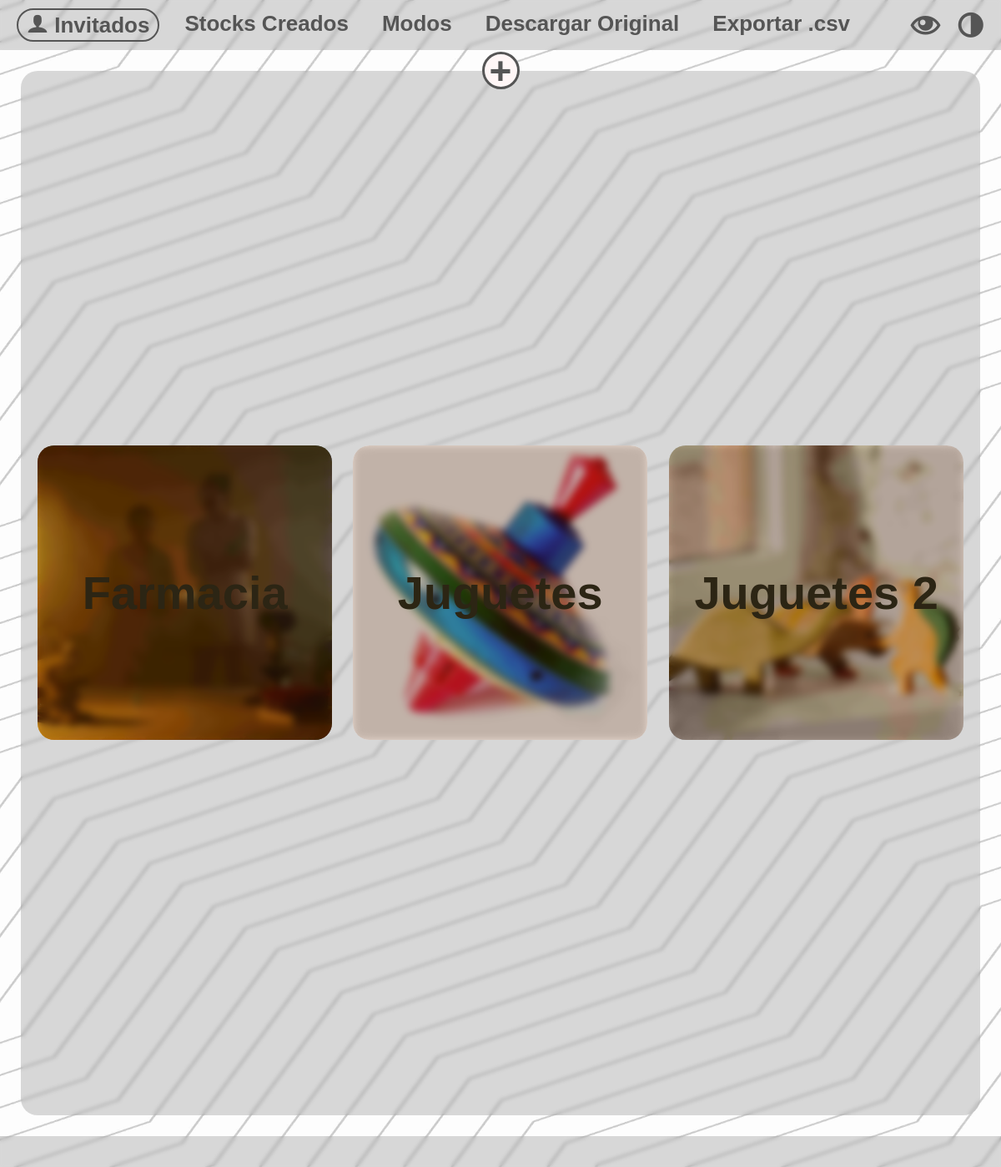
The app's page /stock/ (signed in) with its own data.
### stock/models.py (models this page shows, shortened)
class Stock(models.Model):
    name = models.CharField(max_length=50, verbose_name="Nombre")
    image = models.ImageField(upload_to=f"Images/%Y/%m/%d/{uuid.uuid4().hex}/", max_length=100, verbose_name="Imagen")
    principal_file = models.FileField(upload_to=f"StockFiles/%Y/%m/%d/{uuid.uuid4().hex}/", verbose_name="Archivo fuente")
    name_column = models.CharField(max_length=50, verbose_name="Columna de nombre-producto")
    price_column = models.CharField(max_length=50, verbose_name="Columna precio")
    quantity_column = models.CharField(max_length=50, verbose_name="Columna cantidad")
    category_column = models.CharField(blank=True, default="", max_length=50, verbose_name="Columna categorias")
    added_date_column = models.CharField(blank=True, default="", max_length=50, verbose_name="Columna de fecha-añadido")
    updated_date_column = models.CharField(blank=True, default="", max_length=50, verbose_name="Columna de fecha-renovado")
    additional_column = models.TextField(blank=True, default="", max_length=500, verbose_name="Nombres de columnas adicionales, separados por coma")
    user = models.ForeignKey(User, editable=True, verbose_name='Usuario', on_delete=models.CASCADE)
    class Meta:
        verbose_name = "Stock"
        verbose_name_plural = "Stocks"
        ordering = ['name']

### mainapp/views.py (the view)
# urls.py: path("stock/", views.index, name="index"),
def index(request):
    context = {
    'title' : 'Inicio',
    'is_index' : True,
    'mode' : 0
    }
    if request.user.is_authenticated:
        context["stocks"] = Stock.objects.filter(user__pk=request.user.pk)
        context["stock_step_one"] = AddStockStepOne()
        context["stock_step_two"] = AddStockStepTwo()
        context["stock_optional"] = AddStockOptional()
        context["delete_stock"] = DeleteStock(auto_id=False)
        context["edit_stock"] = EditFaceStock(auto_id=False)
        if request.GET.get("mode"):
            context["mode"] = int(request.GET.get("mode"))
    return render(request, 'mainapp/index.html', context)

### stock/forms.py (called while the page is built)
    @staticmethod
    def generate_placeholder(label):
        label = label.replace("Columna de ", "")
        label = label.replace("-", " de ")
        return label.capitalize()

    @staticmethod
    def generate_placeholder(label):
        label = label.replace("Columna de ", "")
        label = label.replace("-", " de ")
        return label.capitalize()

### mainapp/templates/mainapp/index.html (shortened to what this page needs)
{% extends 'layouts/layout.html' %}
{% load static %}
{% block content %}
    {% if request.user.is_authenticated %}
        {% include 'mainapp/index_state/index_authenticated.html' %}
    {% else %}
        {% include 'mainapp/index_state/index_not_authenticated.html' %}
    {% endif %}
{% endblock content %}

### mainapp/templates/mainapp/navbar.html (shortened to what this page needs)
<nav class="{% if request.user.is_authenticated %}nav__post-login{% endif %}"">
    <ul>
    {% if request.user.is_authenticated %}
        <li class="li__created-stocks" tabindex="3">
            <span class="menu--principal-text">
                Stocks Creados
            </span>
        </li>
        {% if is_index %}
            <li class="li__modes-stocks" tabindex="3">
                <span class="menu--principal-text">
                    Modos
                </span>
            </li>
            <li class="li__backup-stocks" tabindex="3">
                <span class="menu--principal-text">
                    Descargar Original
                </span>
                </li>
                <li class="li__backup-stocks" tabindex="3">
                    <span class="menu--principal-text">
                        Exportar .csv
                    </span>
                </li>
        {% endif %}
        <li class="li__user-button" tabindex="3">
           <span class="icon-user"></span>&nbsp;{{ user.username }}
        </li>
    {% endif %}
    </ul>
</nav>
<div class="bg_navbar"></div>

### mainapp/templates/mainapp/index_state/index_authenticated.html (shortened to what this page needs)
<button onclick="openAddStockModal()" class="add_stock" title="Añadir Stock" tabindex="1"></button>
<section class="container__stocks">
    <section class="section__content post_login">
        {% for stock in stocks %}
            <article class="stock-card">
                <a href="{% url 'stock:stock' stock.name %}" class="stock-card__name" tabindex="1">{{ stock.name }}</a>
                <img width="400px" title="{{ stock.image.name }}" class="stock-card__image" src="{{ stock.image.url }}" alt="{{ stock.image.name }}" loading="lazy">
            </article>
        {% endfor %}
    </section>
</section>

### mainapp/static/css/styles.css (style rules this page uses)
* { margin: 0; padding: 0; box-sizing: border-box; }
html { font-size: 62.5% }
a { text-decoration: none; color: var(--nav_color); }
li { list-style: none; color: var(--nav_color); }
body { display: grid; background-position: center; background-repeat: repeat; background-size: cover; height: 100vh; grid-template-areas: "header" "main" "footer"; grid-template-columns: 100%; grid-template-rows: 60px minmax(calc(100% - 97px), 1fr) 37px; }
header > .bg_navbar { position: absolute; width: 100%; height: 100%; left: 0; z-index: -1; background-color: var(--nav_bg_color); backdrop-filter: blur(var(--nav_blur_weight)); transition: .5s; pointer-events: none; }
nav { display: flex; position: static; padding: 0px; width: 100%; height: 100%; margin-left: 10px; }
nav > ul { height: 100%; width: 100%; padding: 10px; display: flex; justify-content: center; font-size: 2.6rem; font-weight: bold; font-family: sans-serif, Helvetica, Arial; }
nav > ul > li { display: flex; margin-left: 20px; padding: 3px 10px; }
main > section { display: grid; height: 90%; width: 95%; grid-template-columns: 30rem 1fr; grid-template-rows: 100%; gap: 3%; }
.section__content { display: grid; padding-top: 30px; padding-left: 15px; justify-items: center; }
.nav__post-login > ul { justify-content: start; }
.li__user-button { order: -1; margin-left: 0; border: 2px solid var(--nav_color); border-radius: 20px; user-select: none; position: relative; }
.li__backup-stocks, .li__modes-stocks, .li__created-stocks { user-select: none; position: relative; }
.li__user-button:not(:hover) > .submenu__triangle-draw, .li__backup-stocks,:not(:hover) > .submenu__triangle-draw, .li__modes-stocks,:not(:hover) > .submenu__triangle-draw, .li__created-stocks:not(:hover) > .submenu__triangle-draw { transition: all .7s step-start; }
.container__stocks { display: block; width: 100%; height: 100%; overflow-y: auto; }
.section__content.post_login { display: grid; width: 100%; height: 100%; padding: 20px; grid-template-columns: repeat(auto-fit, minmax(250px, 1fr)); gap: 25px; justify-content: center; align-items: center; }
.section__content.post_login > .stock-card { background-color: var(--modal_bg_color); border-radius: 20px; display: flex; justify-content: center; align-items: center; position: relative; contain: content; width: 100%; max-width: 380px; }
.section__content.post_login > .stock-card > .stock-card__image { aspect-ratio: 1 / 1; width: 100%; object-fit: cover; }
.section__content.post_login > .stock-card > .stock-card__name { position: absolute; font-family: sans-serif, Arial, Helvetica; font-weight: bolder; font-size: 5.6rem; word-break: break-word; display: flex; justify-content: center; align-items: center; width: 100%; height: 100%; color: var(--stock-card__color); background-color: var(--modal_bg_color); mix-blend-mode: revert; backdrop-filter: brightness(var(--bright_modal)) blur(var(--modal_blur_weight)); user-select:none; }
.add_stock { width: 45px; height: 45px; border-radius: 50px; background-color: var(--add_button__color); position: absolute; display: flex; justify-content: center; align-items: center; z-index: 1; color: var(--nav_color); top: -23px; border: 3px solid var(--nav_color); }
.add_stock::after { content: "+"; font-family: Arial, Helvetica, sans-serif; font-size: 4.6rem; font-weight: bolder; }

### mainapp/static/css/tablet_styles.css (style rules this page uses)
nav > ul { font-size: medium; }

### mainapp/static/css/movil_styles.css (style rules this page uses)
header nav { display: none; }
main > section > .section__content { display: flex; flex-direction: column; }

### records on screen
Stock: name "Farmacia", image.name (picture)
Stock: name "Juguetes", image.name (picture)
Stock: name "Juguetes 2", image.name (picture)

### other values on screen
{{ user.username }} "Invitados"
